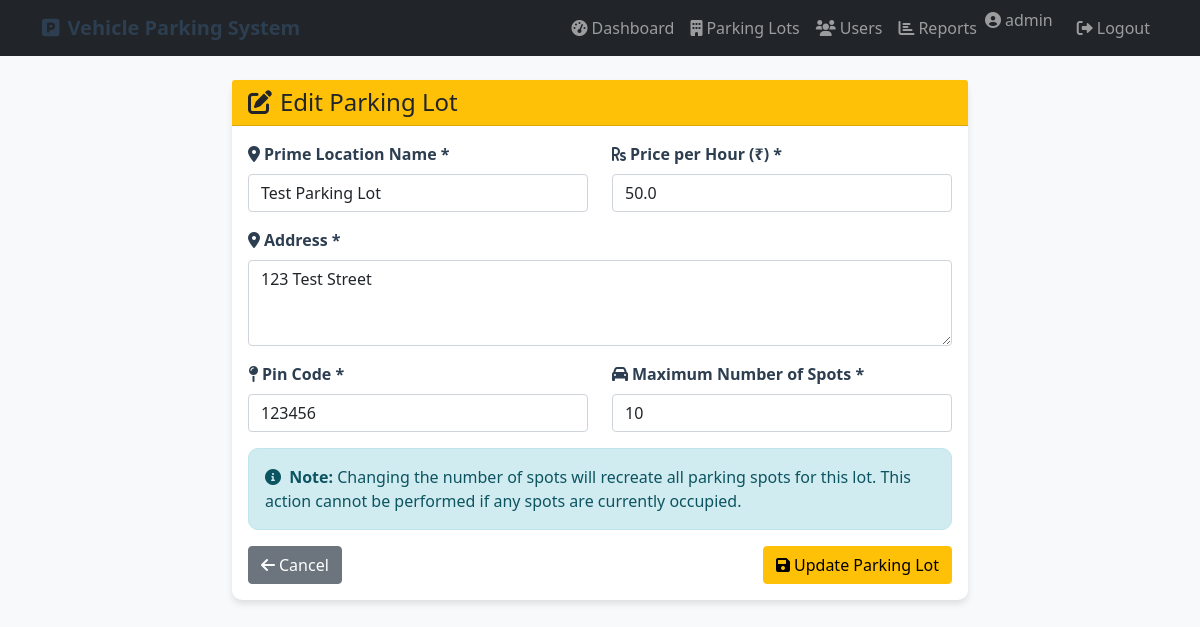
The page /admin/edit-parking-lot/1 (signed in) on the database its author committed.
### tables this page shows
CREATE TABLE parking_lots (
            id INTEGER PRIMARY KEY AUTOINCREMENT,
            prime_location_name TEXT NOT NULL,
            price REAL NOT NULL,
            address TEXT NOT NULL,
            pin_code TEXT NOT NULL,
            maximum_number_of_spots INTEGER NOT NULL
        );

### controllers/admin_controller.py (the view)
    def decorated_function(*args, **kwargs):
        if 'role' not in session or session['role'] != 'admin':
            flash('Access denied. Admin privileges required.', 'error')
            return redirect(url_for('login'))
        return f(*args, **kwargs)

### controllers/admin_controller.py (called while the page is built, shortened)
def admin_required(f):
    def decorated_function(*args, **kwargs):
        if 'role' not in session or session['role'] != 'admin':
            flash('Access denied. Admin privileges required.', 'error')
            return redirect(url_for('login'))
        return f(*args, **kwargs)
    decorated_function.__name__ = f.__name__
    return decorated_function

@admin_bp.route('/admin/edit-parking-lot/<int:lot_id>', methods=['GET', 'POST'])
@admin_required
def edit_parking_lot(lot_id):
    conn = sqlite3.connect('parking.db')
    cursor = conn.cursor()
    cursor.execute('SELECT * FROM parking_lots WHERE id = ?', (lot_id,))
    parking_lot = cursor.fetchone()
    conn.close()
    if not parking_lot:
        flash('Parking lot not found', 'error')
        return redirect(url_for('admin.admin_parking_lots'))
    return render_template('admin/edit_parking_lot.html', parking_lot=parking_lot)

### templates/admin/edit_parking_lot.html (shortened to what this page needs)
{% extends "base.html" %}
{% block content %}
<div class="row justify-content-center">
    <div class="col-md-8">
        <div class="card">
            <div class="card-header bg-warning text-dark">
                <h4 class="mb-0">
                    <i class="fas fa-edit me-2"></i>Edit Parking Lot
                </h4>
            </div>
            <div class="card-body">
                {% if parking_lot %}
                <form method="POST">
                    <div class="row">
                        <div class="col-md-6">
                            <div class="mb-3">
                                <label for="prime_location_name" class="form-label">
                                    <i class="fas fa-map-marker-alt me-1"></i>Prime Location Name *
                                </label>
                                <input type="text" class="form-control" id="prime_location_name"
                                       name="prime_location_name" value="{{ parking_lot[1] }}" required>
                            </div>
                        </div>
                        <div class="col-md-6">
                            <div class="mb-3">
                                <label for="price" class="form-label">
                                    <i class="fas fa-rupee-sign me-1"></i>Price per Hour (₹) *
                                </label>
                                <input type="number" class="form-control" id="price"
                                       name="price" step="0.01" min="0" value="{{ parking_lot[2] }}" required>
                            </div>
                        </div>
                    </div>
                    <div class="mb-3">
                        <label for="address" class="form-label">
                            <i class="fas fa-map-marker-alt me-1"></i>Address *
                        </label>
                        <textarea class="form-control" id="address" name="address"
                                  rows="3" required>{{ parking_lot[3] }}</textarea>
                    </div>
                    <div class="row">
                        <div class="col-md-6">
                            <div class="mb-3">
                                <label for="pin_code" class="form-label">
                                    <i class="fas fa-map-pin me-1"></i>Pin Code *
                                </label>
                                <input type="text" class="form-control" id="pin_code"
                                       name="pin_code" value="{{ parking_lot[4] }}" required>
                            </div>
                        </div>
                        <div class="col-md-6">
                            <div class="mb-3">
                                <label for="maximum_number_of_spots" class="form-label">
                                    <i class="fas fa-car me-1"></i>Maximum Number of Spots *
                                </label>
                                <input type="number" class="form-control" id="maximum_number_of_spots"
                                       name="maximum_number_of_spots" min="1" value="{{ parking_lot[5] }}" required>
                            </div>
                        </div>
                    </div>
                    <div class="alert alert-info">
                        <i class="fas fa-info-circle me-1"></i>
                        <strong>Note:</strong> Changing the number of spots will recreate all parking spots for this lot.
                        This action cannot be performed if any spots are currently occupied.
                    </div>
                    <div class="d-flex justify-content-between">
                        <a href="{{ url_for('admin.admin_parking_lots') }}" class="btn btn-secondary">
                            <i class="fas fa-arrow-left me-1"></i>Cancel
                        </a>
                        <button type="submit" class="btn btn-warning">
                            <i class="fas fa-save me-1"></i>Update Parking Lot
                        </button>
                    </div>
                </form>
                {% endif %}
            </div>
        </div>
    </div>
</div>
{% endblock %}

### static/css/style.css (style rules this page uses)
body { background-color: #f8f9fa; }
.card { box-shadow: 0 4px 6px rgba(0, 0, 0, 0.1); border: none; border-radius: 10px; transition: transform 0.2s ease-in-out; }
.alert { border-radius: 10px; }
.card { animation: fadeIn 0.5s ease-in-out; }
.form-label { font-weight: 600; color: #2c3e50; }
.alert-info { background-color: #d1ecf1; border-color: #bee5eb; color: #0c5460; }

### templates/base.html (style rules this page uses)
.card { box-shadow: 0 4px 6px rgba(0, 0, 0, 0.1); border: none; border-radius: 10px; }
.alert { border-radius: 10px; }

### rows shown on the page
parking_lots: prime_location_name "Test Parking Lot", price "50.0", address "123 Test Street", pin_code "123456", maximum_number_of_spots "10"

### other values the page prints
{{ session.username }} "admin"
